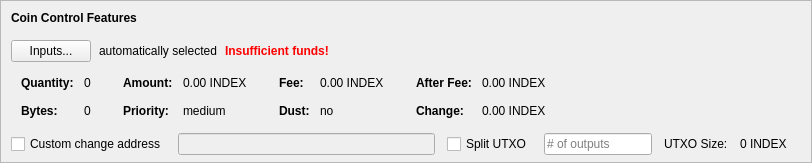
    <widget class="QFrame" name="frameCoinControl">
     <property name="sizePolicy">
      <sizepolicy hsizetype="Expanding" vsizetype="Expanding">
       <horstretch>0</horstretch>
       <verstretch>0</verstretch>
      </sizepolicy>
     </property>
     <property name="maximumSize">
      <size>
       <width>16777215</width>
       <height>16777215</height>
      </size>
     </property>
     <property name="frameShape">
      <enum>QFrame::StyledPanel</enum>
     </property>
     <property name="frameShadow">
      <enum>QFrame::Sunken</enum>
     </property>
     <layout class="QVBoxLayout" name="verticalLayoutCoinControl2">
      <property name="spacing">
       <number>0</number>
      </property>
      <property name="leftMargin">
       <number>0</number>
      </property>
      <property name="topMargin">
       <number>0</number>
      </property>
      <property name="rightMargin">
       <number>0</number>
      </property>
      <property name="bottomMargin">
       <number>6</number>
      </property>
      <item>
       <layout class="QVBoxLayout" name="verticalLayoutCoinControl" stretch="0,0,0,0,1">
        <property name="spacing">
         <number>0</number>
        </property>
        <property name="leftMargin">
         <number>10</number>
        </property>
        <property name="topMargin">
         <number>10</number>
        </property>
        <item>
         <layout class="QHBoxLayout" name="horizontalLayoutCoinControl1">
          <property name="bottomMargin">
           <number>15</number>
          </property>
          <item>
           <widget class="QLabel" name="labelCoinControlFeatures">
            <property name="sizePolicy">
             <sizepolicy hsizetype="Preferred" vsizetype="Maximum">
              <horstretch>0</horstretch>
              <verstretch>0</verstretch>
             </sizepolicy>
            </property>
            <property name="font">
             <font>
              <weight>75</weight>
              <bold>true</bold>
             </font>
            </property>
            <property name="styleSheet">
             <string notr="true">font-weight:bold;</string>
            </property>
            <property name="text">
             <string>Coin Control Features</string>
            </property>
           </widget>
          </item>
         </layout>
        </item>
        <item>
         <layout class="QHBoxLayout" name="horizontalLayoutCoinControl2" stretch="0,0,0,0">
          <property name="spacing">
           <number>8</number>
          </property>
          <property name="bottomMargin">
           <number>10</number>
          </property>
          <item>
           <widget class="QPushButton" name="pushButtonCoinControl">
            <property name="styleSheet">
             <string notr="true"/>
            </property>
            <property name="text">
             <string>Inputs...</string>
            </property>
            <property name="autoDefault">
             <bool>false</bool>
            </property>
           </widget>
          </item>
          <item>
           <widget class="QLabel" name="labelCoinControlAutomaticallySelected">
            <property name="text">
             <string>automatically selected</string>
            </property>
            <property name="margin">
             <number>5</number>
            </property>
           </widget>
          </item>
          <item>
           <widget class="QLabel" name="labelCoinControlInsuffFunds">
            <property name="font">
             <font>
              <weight>75</weight>
              <bold>true</bold>
             </font>
            </property>
            <property name="styleSheet">
             <string notr="true">color:red;font-weight:bold;</string>
            </property>
            <property name="text">
             <string>Insufficient funds!</string>
            </property>
            <property name="margin">
             <number>5</number>
            </property>
           </widget>
          </item>
          <item>
           <spacer name="horizontalSpacerCoinControl">
            <property name="orientation">
             <enum>Qt::Horizontal</enum>
            </property>
            <property name="sizeHint" stdset="0">
             <size>
              <width>40</width>
              <height>1</height>
             </size>
            </property>
           </spacer>
          </item>
         </layout>
        </item>
        <item>
         <widget class="QWidget" name="widgetCoinControl" native="true">
          <property name="sizePolicy">
           <sizepolicy hsizetype="Preferred" vsizetype="Preferred">
            <horstretch>0</horstretch>
            <verstretch>0</verstretch>
           </sizepolicy>
          </property>
          <property name="minimumSize">
           <size>
            <width>0</width>
            <height>0</height>
           </size>
          </property>
          <property name="styleSheet">
           <string notr="true"/>
          </property>
          <layout class="QHBoxLayout" name="horizontalLayoutCoinControl5">
           <property name="leftMargin">
            <number>0</number>
           </property>
           <property name="topMargin">
            <number>0</number>
           </property>
           <property name="rightMargin">
            <number>0</number>
           </property>
           <property name="bottomMargin">
            <number>0</number>
           </property>
           <item>
            <layout class="QHBoxLayout" name="horizontalLayoutCoinControl3" stretch="0,0,0,1">
             <property name="spacing">
              <number>20</number>
             </property>
             <property name="topMargin">
              <number>0</number>
             </property>
             <property name="bottomMargin">
              <number>10</number>
             </property>
             <item>
              <layout class="QFormLayout" name="formLayoutCoinControl1">
               <property name="horizontalSpacing">
                <number>10</number>
               </property>
               <property name="verticalSpacing">
                <number>14</number>
               </property>
               <property name="leftMargin">
                <number>10</number>
               </property>
               <property name="topMargin">
                <number>4</number>
               </property>
               <property name="rightMargin">
                <number>6</number>
               </property>
               <item row="0" column="0">
                <widget class="QLabel" name="labelCoinControlQuantityText">
                 <property name="font">
                  <font>
                   <weight>75</weight>
                   <bold>true</bold>
                  </font>
                 </property>
                 <property name="text">
                  <string>Quantity:</string>
                 </property>
                 <property name="margin">
                  <number>0</number>
                 </property>
                </widget>
               </item>
               <item row="0" column="1">
                <widget class="QLabel" name="labelCoinControlQuantity">
                 <property name="cursor">
                  <cursorShape>IBeamCursor</cursorShape>
                 </property>
                 <property name="contextMenuPolicy">
                  <enum>Qt::ActionsContextMenu</enum>
                 </property>
                 <property name="text">
                  <string notr="true">0</string>
                 </property>
                 <property name="margin">
                  <number>0</number>
                 </property>
                 <property name="textInteractionFlags">
                  <set>Qt::LinksAccessibleByMouse|Qt::TextSelectableByKeyboard|Qt::TextSelectableByMouse</set>
                 </property>
                </widget>
               </item>
               <item row="1" column="0">
                <widget class="QLabel" name="labelCoinControlBytesText">
                 <property name="font">
                  <font>
                   <weight>75</weight>
                   <bold>true</bold>
                  </font>
                 </property>
                 <property name="text">
                  <string>Bytes:</string>
                 </property>
                </widget>
               </item>
               <item row="1" column="1">
                <widget class="QLabel" name="labelCoinControlBytes">
                 <property name="cursor">
                  <cursorShape>IBeamCursor</cursorShape>
                 </property>
                 <property name="contextMenuPolicy">
                  <enum>Qt::ActionsContextMenu</enum>
                 </property>
                 <property name="text">
                  <string notr="true">0</string>
                 </property>
                 <property name="textInteractionFlags">
                  <set>Qt::LinksAccessibleByMouse|Qt::TextSelectableByKeyboard|Qt::TextSelectableByMouse</set>
                 </property>
                </widget>
               </item>
              </layout>
             </item>
             <item>
              <layout class="QFormLayout" name="formLayoutCoinControl2">
               <property name="horizontalSpacing">
                <number>10</number>
               </property>
               <property name="verticalSpacing">
                <number>14</number>
               </property>
               <property name="leftMargin">
                <number>6</number>
               </property>
               <property name="topMargin">
                <number>4</number>
               </property>
               <property name="rightMargin">
                <number>6</number>
               </property>
               <item row="0" column="0">
                <widget class="QLabel" name="labelCoinControlAmountText">
                 <property name="font">
                  <font>
                   <weight>75</weight>
                   <bold>true</bold>
                  </font>
                 </property>
                 <property name="text">
                  <string>Amount:</string>
                 </property>
                 <property name="margin">
                  <number>0</number>
                 </property>
                </widget>
               </item>
               <item row="0" column="1">
                <widget class="QLabel" name="labelCoinControlAmount">
                 <property name="cursor">
                  <cursorShape>IBeamCursor</cursorShape>
                 </property>
                 <property name="contextMenuPolicy">
                  <enum>Qt::ActionsContextMenu</enum>
                 </property>
                 <property name="text">
                  <string notr="true">0.00 INDEX</string>
                 </property>
                 <property name="textInteractionFlags">
                  <set>Qt::LinksAccessibleByMouse|Qt::TextSelectableByKeyboard|Qt::TextSelectableByMouse</set>
                 </property>
                </widget>
               </item>
               <item row="1" column="0">
                <widget class="QLabel" name="labelCoinControlPriorityText">
                 <property name="font">
                  <font>
                   <weight>75</weight>
                   <bold>true</bold>
                  </font>
                 </property>
                 <property name="text">
                  <string>Priority:</string>
                 </property>
                </widget>
               </item>
               <item row="1" column="1">
                <widget class="QLabel" name="labelCoinControlPriority">
                 <property name="cursor">
                  <cursorShape>IBeamCursor</cursorShape>
                 </property>
                 <property name="contextMenuPolicy">
                  <enum>Qt::ActionsContextMenu</enum>
                 </property>
                 <property name="text">
                  <string>medium</string>
                 </property>
                 <property name="textInteractionFlags">
                  <set>Qt::LinksAccessibleByMouse|Qt::TextSelectableByKeyboard|Qt::TextSelectableByMouse</set>
                 </property>
                </widget>
               </item>
              </layout>
             </item>
             <item>
              <layout class="QFormLayout" name="formLayoutCoinControl3">
               <property name="horizontalSpacing">
                <number>10</number>
               </property>
               <property name="verticalSpacing">
                <number>14</number>
               </property>
               <property name="leftMargin">
                <number>6</number>
               </property>
               <property name="topMargin">
                <number>4</number>
               </property>
               <property name="rightMargin">
                <number>6</number>
               </property>
               <item row="0" column="0">
                <widget class="QLabel" name="labelCoinControlFeeText">
                 <property name="font">
                  <font>
                   <weight>75</weight>
                   <bold>true</bold>
                  </font>
                 </property>
                 <property name="text">
                  <string>Fee:</string>
                 </property>
                 <property name="margin">
                  <number>0</number>
                 </property>
                </widget>
               </item>
               <item row="0" column="1">
                <widget class="QLabel" name="labelCoinControlFee">
                 <property name="cursor">
                  <cursorShape>IBeamCursor</cursorShape>
                 </property>
                 <property name="contextMenuPolicy">
                  <enum>Qt::ActionsContextMenu</enum>
                 </property>
                 <property name="text">
                  <string notr="true">0.00 INDEX</string>
                 </property>
                 <property name="textInteractionFlags">
                  <set>Qt::LinksAccessibleByMouse|Qt::TextSelectableByKeyboard|Qt::TextSelectableByMouse</set>
                 </property>
                </widget>
               </item>
               <item row="1" column="0">
                <widget class="QLabel" name="labelCoinControlLowOutputText">
                 <property name="font">
                  <font>
                   <weight>75</weight>
                   <bold>true</bold>
                  </font>
                 </property>
                 <property name="text">
                  <string>Dust:</string>
                 </property>
                </widget>
               </item>
               <item row="1" column="1">
                <widget class="QLabel" name="labelCoinControlLowOutput">
                 <property name="cursor">
                  <cursorShape>IBeamCursor</cursorShape>
                 </property>
                 <property name="contextMenuPolicy">
                  <enum>Qt::ActionsContextMenu</enum>
                 </property>
                 <property name="text">
                  <string>no</string>
                 </property>
                 <property name="textInteractionFlags">
                  <set>Qt::LinksAccessibleByMouse|Qt::TextSelectableByKeyboard|Qt::TextSelectableByMouse</set>
                 </property>
                </widget>
               </item>
              </layout>
             </item>
             <item>
              <layout class="QFormLayout" name="formLayoutCoinControl4">
               <property name="horizontalSpacing">
                <number>10</number>
               </property>
               <property name="verticalSpacing">
                <number>14</number>
               </property>
               <property name="leftMargin">
                <number>6</number>
               </property>
               <property name="topMargin">
                <number>4</number>
               </property>
               <property name="rightMargin">
                <number>6</number>
               </property>
               <item row="0" column="0">
                <widget class="QLabel" name="labelCoinControlAfterFeeText">
                 <property name="font">
                  <font>
                   <weight>75</weight>
                   <bold>true</bold>
                  </font>
                 </property>
                 <property name="text">
                  <string>After Fee:</string>
                 </property>
                 <property name="margin">
                  <number>0</number>
                 </property>
                </widget>
               </item>
               <item row="0" column="1">
                <widget class="QLabel" name="labelCoinControlAfterFee">
                 <property name="cursor">
                  <cursorShape>IBeamCursor</cursorShape>
                 </property>
                 <property name="contextMenuPolicy">
                  <enum>Qt::ActionsContextMenu</enum>
                 </property>
                 <property name="text">
                  <string notr="true">0.00 INDEX</string>
                 </property>
                 <property name="textInteractionFlags">
                  <set>Qt::LinksAccessibleByMouse|Qt::TextSelectableByKeyboard|Qt::TextSelectableByMouse</set>
                 </property>
                </widget>
               </item>
               <item row="1" column="0">
                <widget class="QLabel" name="labelCoinControlChangeText">
                 <property name="font">
                  <font>
                   <weight>75</weight>
                   <bold>true</bold>
                  </font>
                 </property>
                 <property name="text">
                  <string>Change:</string>
                 </property>
                </widget>
               </item>
               <item row="1" column="1">
                <widget class="QLabel" name="labelCoinControlChange">
                 <property name="cursor">
                  <cursorShape>IBeamCursor</cursorShape>
                 </property>
                 <property name="contextMenuPolicy">
                  <enum>Qt::ActionsContextMenu</enum>
                 </property>
                 <property name="text">
                  <string notr="true">0.00 INDEX</string>
                 </property>
                 <property name="textInteractionFlags">
                  <set>Qt::LinksAccessibleByMouse|Qt::TextSelectableByKeyboard|Qt::TextSelectableByMouse</set>
                 </property>
                </widget>
               </item>
              </layout>
             </item>
            </layout>
           </item>
          </layout>
         </widget>
        </item>
        <item>
         <layout class="QHBoxLayout" name="horizontalLayoutCoinControl4" stretch="0,0,0,0,0,0,0">
          <property name="spacing">
           <number>12</number>
          </property>
          <property name="sizeConstraint">
           <enum>QLayout::SetDefaultConstraint</enum>
          </property>
          <property name="topMargin">
           <number>5</number>
          </property>
          <property name="rightMargin">
           <number>5</number>
          </property>
          <item>
           <widget class="QCheckBox" name="checkBoxCoinControlChange">
            <property name="toolTip">
             <string>If this is activated, but the change address is empty or invalid, change will be sent to a newly generated address.</string>
            </property>
            <property name="text">
             <string>Custom change address</string>
            </property>
           </widget>
          </item>
          <item>
           <widget class="QValidatedLineEdit" name="lineEditCoinControlChange">
            <property name="enabled">
             <bool>false</bool>
            </property>
            <property name="sizePolicy">
             <sizepolicy hsizetype="Expanding" vsizetype="Fixed">
              <horstretch>0</horstretch>
              <verstretch>0</verstretch>
             </sizepolicy>
            </property>
           </widget>
          </item>
          <item>
           <widget class="QCheckBox" name="splitBlockCheckBox">
            <property name="text">
             <string>Split UTXO</string>
            </property>
           </widget>
          </item>
          <item>
           <widget class="QLineEdit" name="splitBlockLineEdit">
            <property name="sizePolicy">
             <sizepolicy hsizetype="Fixed" vsizetype="Fixed">
              <horstretch>50</horstretch>
              <verstretch>0</verstretch>
             </sizepolicy>
            </property>
            <property name="placeholderText">
             <string># of outputs</string>
            </property>
           </widget>
          </item>
          <item>
           <widget class="QLabel" name="labelBlockSizeText">
            <property name="text">
             <string>UTXO Size:</string>
            </property>
           </widget>
          </item>
          <item>
           <widget class="QLabel" name="labelBlockSize">
            <property name="text">
             <string>0 INDEX</string>
            </property>
           </widget>
          </item>
          <item>
           <widget class="QLabel" name="labelCoinControlChangeLabel">
            <property name="sizePolicy">
             <sizepolicy hsizetype="Preferred" vsizetype="Expanding">
              <horstretch>0</horstretch>
              <verstretch>0</verstretch>
             </sizepolicy>
            </property>
            <property name="minimumSize">
             <size>
              <width>0</width>
              <height>0</height>
             </size>
            </property>
            <property name="text">
             <string/>
            </property>
            <property name="margin">
             <number>3</number>
            </property>
           </widget>
          </item>
         </layout>
        </item>
        <item>
         <spacer name="verticalSpacerCoinControl">
          <property name="orientation">
           <enum>Qt::Vertical</enum>
          </property>
          <property name="sizeHint" stdset="0">
           <size>
            <width>800</width>
            <height>1</height>
           </size>
          </property>
         </spacer>
        </item>
       </layout>
      </item>
     </layout>
    </widget>
